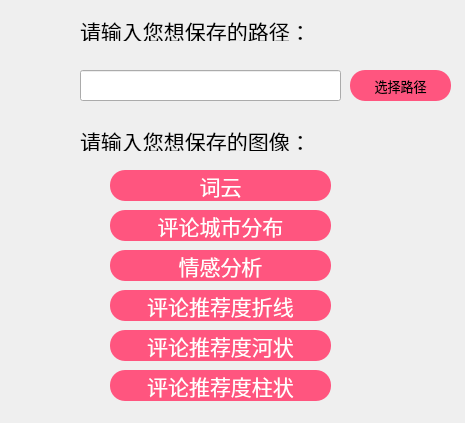
<?xml version="1.0" encoding="UTF-8"?>
<ui version="4.0">
 <class>Form</class>
 <widget class="QWidget" name="Form">
  <property name="geometry">
   <rect>
    <x>0</x>
    <y>0</y>
    <width>465</width>
    <height>423</height>
   </rect>
  </property>
  <property name="windowTitle">
   <string>Form</string>
  </property>
  <widget class="QPushButton" name="ciyun_save">
   <property name="geometry">
    <rect>
     <x>110</x>
     <y>170</y>
     <width>221</width>
     <height>31</height>
    </rect>
   </property>
   <property name="font">
    <font>
     <family>焦糖奶茶</family>
     <pointsize>16</pointsize>
    </font>
   </property>
   <property name="styleSheet">
    <string notr="true">background:rgb(255, 85, 127);
border-radius:15px;
color: rgb(255, 255, 255);</string>
   </property>
   <property name="text">
    <string>词云</string>
   </property>
  </widget>
  <widget class="QPushButton" name="comment_polyline_save">
   <property name="geometry">
    <rect>
     <x>110</x>
     <y>290</y>
     <width>221</width>
     <height>31</height>
    </rect>
   </property>
   <property name="font">
    <font>
     <family>焦糖奶茶</family>
     <pointsize>16</pointsize>
    </font>
   </property>
   <property name="styleSheet">
    <string notr="true">background:rgb(255, 85, 127);
border-radius:15px;
color: rgb(255, 255, 255);</string>
   </property>
   <property name="text">
    <string>评论推荐度折线</string>
   </property>
  </widget>
  <widget class="QLineEdit" name="save_path_text">
   <property name="geometry">
    <rect>
     <x>80</x>
     <y>70</y>
     <width>261</width>
     <height>31</height>
    </rect>
   </property>
  </widget>
  <widget class="QLabel" name="label_2">
   <property name="geometry">
    <rect>
     <x>80</x>
     <y>20</y>
     <width>291</width>
     <height>21</height>
    </rect>
   </property>
   <property name="font">
    <font>
     <family>焦糖奶茶</family>
     <pointsize>16</pointsize>
    </font>
   </property>
   <property name="text">
    <string>请输入您想保存的路径：</string>
   </property>
  </widget>
  <widget class="QLabel" name="label_3">
   <property name="geometry">
    <rect>
     <x>80</x>
     <y>130</y>
     <width>291</width>
     <height>21</height>
    </rect>
   </property>
   <property name="font">
    <font>
     <family>焦糖奶茶</family>
     <pointsize>16</pointsize>
    </font>
   </property>
   <property name="text">
    <string>请输入您想保存的图像：</string>
   </property>
  </widget>
  <widget class="QPushButton" name="city_save">
   <property name="geometry">
    <rect>
     <x>110</x>
     <y>210</y>
     <width>221</width>
     <height>31</height>
    </rect>
   </property>
   <property name="font">
    <font>
     <family>焦糖奶茶</family>
     <pointsize>16</pointsize>
    </font>
   </property>
   <property name="styleSheet">
    <string notr="true">background:rgb(255, 85, 127);
border-radius:15px;
color: rgb(255, 255, 255);</string>
   </property>
   <property name="text">
    <string>评论城市分布</string>
   </property>
  </widget>
  <widget class="QPushButton" name="choose_path_btn">
   <property name="geometry">
    <rect>
     <x>350</x>
     <y>70</y>
     <width>101</width>
     <height>31</height>
    </rect>
   </property>
   <property name="font">
    <font>
     <family>焦糖奶茶</family>
     <pointsize>10</pointsize>
     <weight>50</weight>
     <bold>false</bold>
    </font>
   </property>
   <property name="styleSheet">
    <string notr="true">background:rgb(255, 85, 127);
border-radius:15px;</string>
   </property>
   <property name="text">
    <string>选择路径</string>
   </property>
  </widget>
  <widget class="QPushButton" name="comment_river_save">
   <property name="geometry">
    <rect>
     <x>110</x>
     <y>330</y>
     <width>221</width>
     <height>31</height>
    </rect>
   </property>
   <property name="font">
    <font>
     <family>焦糖奶茶</family>
     <pointsize>16</pointsize>
    </font>
   </property>
   <property name="styleSheet">
    <string notr="true">background:rgb(255, 85, 127);
border-radius:15px;
color: rgb(255, 255, 255);</string>
   </property>
   <property name="text">
    <string>评论推荐度河状</string>
   </property>
  </widget>
  <widget class="QPushButton" name="emotion_analysis_save">
   <property name="geometry">
    <rect>
     <x>110</x>
     <y>250</y>
     <width>221</width>
     <height>31</height>
    </rect>
   </property>
   <property name="font">
    <font>
     <family>焦糖奶茶</family>
     <pointsize>16</pointsize>
    </font>
   </property>
   <property name="styleSheet">
    <string notr="true">background:rgb(255, 85, 127);
border-radius:15px;
color: rgb(255, 255, 255);</string>
   </property>
   <property name="text">
    <string>情感分析</string>
   </property>
  </widget>
  <widget class="QPushButton" name="comment_columnar_save">
   <property name="geometry">
    <rect>
     <x>110</x>
     <y>370</y>
     <width>221</width>
     <height>31</height>
    </rect>
   </property>
   <property name="font">
    <font>
     <family>焦糖奶茶</family>
     <pointsize>16</pointsize>
    </font>
   </property>
   <property name="styleSheet">
    <string notr="true">background:rgb(255, 85, 127);
border-radius:15px;
color: rgb(255, 255, 255);</string>
   </property>
   <property name="text">
    <string>评论推荐度柱状</string>
   </property>
  </widget>
 </widget>
 <resources/>
 <connections/>
</ui>
